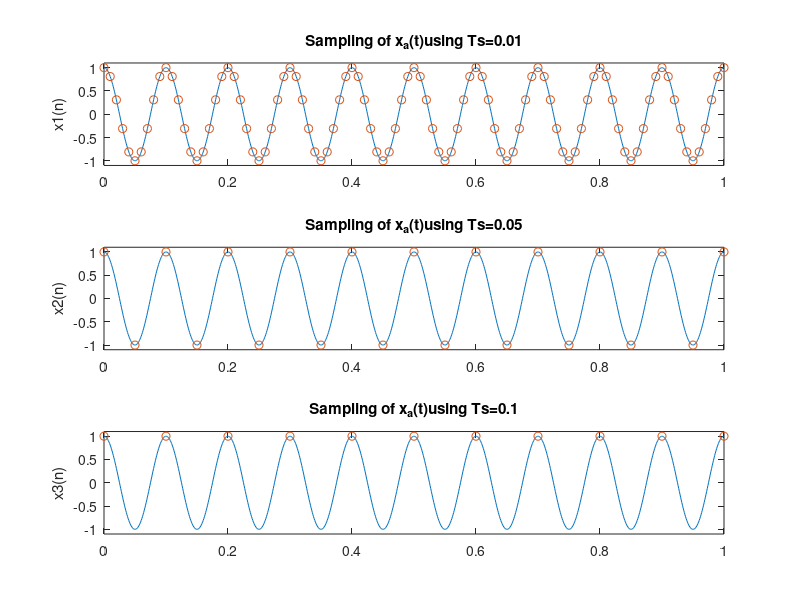
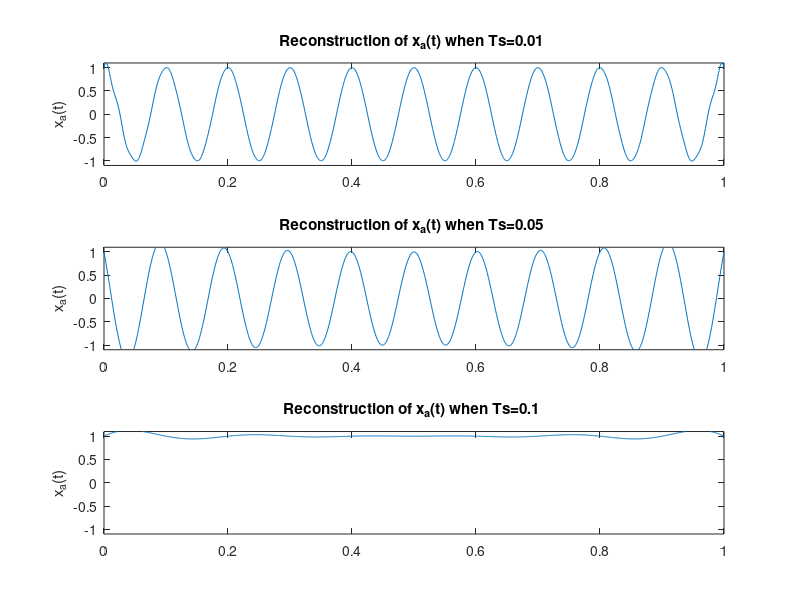

Here is the MATLAB script that generated these plots, in order: (Note: this script raises an error after producing the figures.)
clear all
close all

%% Sampling
t=0:0.001:1;
xa=cos(20*pi*t); % f=10

Ts1=0.01; N1=round(1/Ts1); n1=0:N1;
x1=cos(20*pi*n1*Ts1); 


Ts2=0.05; N2=round(1/Ts2); n2=0:N2;
x2=cos(20*pi*n2*Ts2); 

Ts3=0.1; N3=round(1/Ts3); n3=0:N3;
x3=cos(20*pi*n3*Ts3);

figure
subplot(3,1,1);
plot(t,xa,n1*Ts1,x1,'o');
axis([0,1,-1.1,1.1]);
ylabel('x1(n)'); title('Sampling of x_{a}(t)using Ts=0.01');

subplot(3,1,2);
plot(t,xa,n2*Ts2,x2,'o'); 
axis([0,1,-1.1,1.1]);
ylabel('x2(n)'); title('Sampling of x_{a}(t)using Ts=0.05');

subplot(3,1,3);
plot(t,xa,n3*Ts3,x3,'o'); 
axis([0,1,-1.1,1.1]);
ylabel('x3(n)');title('Sampling of x_{a}(t)using Ts=0.1');



%% Reconstruction:
Ts=0.01; 
Fs=1/Ts;
xa1=x1*sinc(Fs*(ones(length(n1),1)*t-(n1*Ts)'*ones(1,length(t))));

Ts=0.05; Fs=1/Ts;
xa2=x2*sinc(Fs*(ones(length(n2),1)*t-(n2*Ts)'*ones(1,length(t))));

Ts=0.1; Fs=1/Ts;
xa3=x3*sinc(Fs*(ones(length(n3),1)*t-(n3*Ts)'*ones(1,length(t))));

figure
subplot(3,1,1); 
plot(t,xa1); 
axis([0,1,-1.1,1.1]);
ylabel('x_{a}(t)'); title('Reconstruction of x_{a}(t) when Ts=0.01 ');


subplot(3,1,2); 
plot(t,xa2); 
axis([0,1,-1.1,1.1]);
ylabel('x_{a}(t)'); title('Reconstruction of x_{a}(t) when Ts=0.05 ');


subplot(3,1,3);
plot(t,xa3);
axis([0,1,-1.1,1.1]);
ylabel('x_{a}(t)'); title('Reconstruction of x_{a}(t) when Ts=0.1 ');

%% Quantization
clear all

b= 4;   %number of bits
L= 2^b;

t=0:0.001:1;
xa=cos(20*pi*t); % f=10

Ts1=0.01; N1=round(1/Ts1); n1=0:N1;
x1=cos(20*pi*n1*Ts1); 

x1q= uquant(x1,L);
t_sample= n1*Ts1;

figure
stem(t_sample,x1,'x')
hold on
stem(t_sample,x1q,'r')
plot(t,xa,'g')
